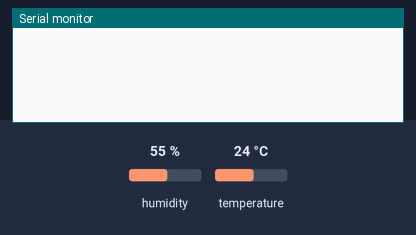
The sketch below on a simulated ESP8266 (NodeMCU). Parts: the last lines printed to the serial monitor. Inputs (shaded band) come from the test bench; at power-on: humidity 55 %, temperature 24 °C. WiFi joins after 1.5 s; servers stay silent unless stated.

Above: at 3.0 s.
3.1 s: humidity set to 22 %
At 5.5 s:
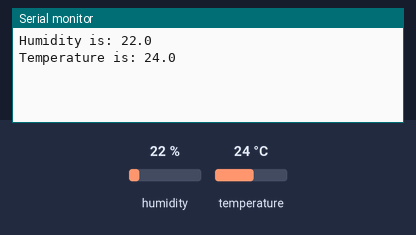
5.8 s: temperature set to 12 °C
At 7.2 s:
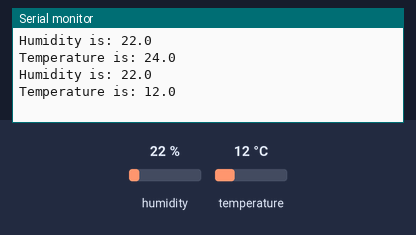
7.3 s: humidity set to 40 %
At 10.8 s:
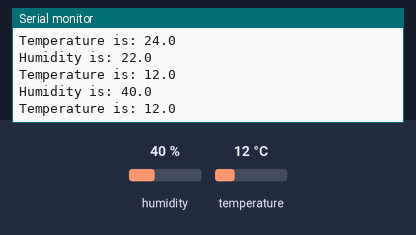

Measured:
- after the input at 3.1 s, the serial monitor: prints a new line after 1.2 s (image 1)
- after the input at 5.8 s, the serial monitor: prints a new line after 1.0 s (image 2)
- after the input at 7.3 s, the serial monitor: prints a new line after 2.0 s (image 3)

The sketch:

ESP8266_DHT_blynk.ino
```cpp
// (licence header left out)
/* Comment this out to disable prints and save space */
#define BLYNK_PRINT Serial


#include <ESP8266WiFi.h>
#include <BlynkSimpleEsp8266.h>
#include <DHT.h>
#define DHTPIN  D3              // pin of sensor connected to
#define DHTTYPE DHT11           // DHT22 if useDHT22
DHT dht(DHTPIN, DHTTYPE);
BlynkTimer timer;


// You should get Auth Token in the Blynk App.
// Go to the Project Settings (nut icon).
char auth[] = "8ZYG639YS5LWU9m2bqQNrSJ3d_4fX0RS";

// Your WiFi credentials.
// Set password to "" for open networks.
char ssid[] = "fluke";
char pass[] = "0890100678";

void setup()
{
  // Debug console
  Serial.begin(9600);

  Blynk.begin(auth, ssid, pass);
  dht.begin();
  timer.setInterval(2500, Sensor);
}

void loop()
{
  Blynk.run();
  timer.run();
}
void Sensor()
{
  float h = dht.readHumidity();
  float t = dht.readTemperature();
  if (isnan(h) || isnan(t)) {
    Serial.println("Failed to read from DHT sensor!");

    delay(1500);
    return;
  }
  Serial.print("Humidity is: "); Serial.println(h, 1);
  Serial.print("Temperature is: "); Serial.println(t, 1);

  Blynk.virtualWrite(V5, h);
  Blynk.virtualWrite(V6, t);
}
```
